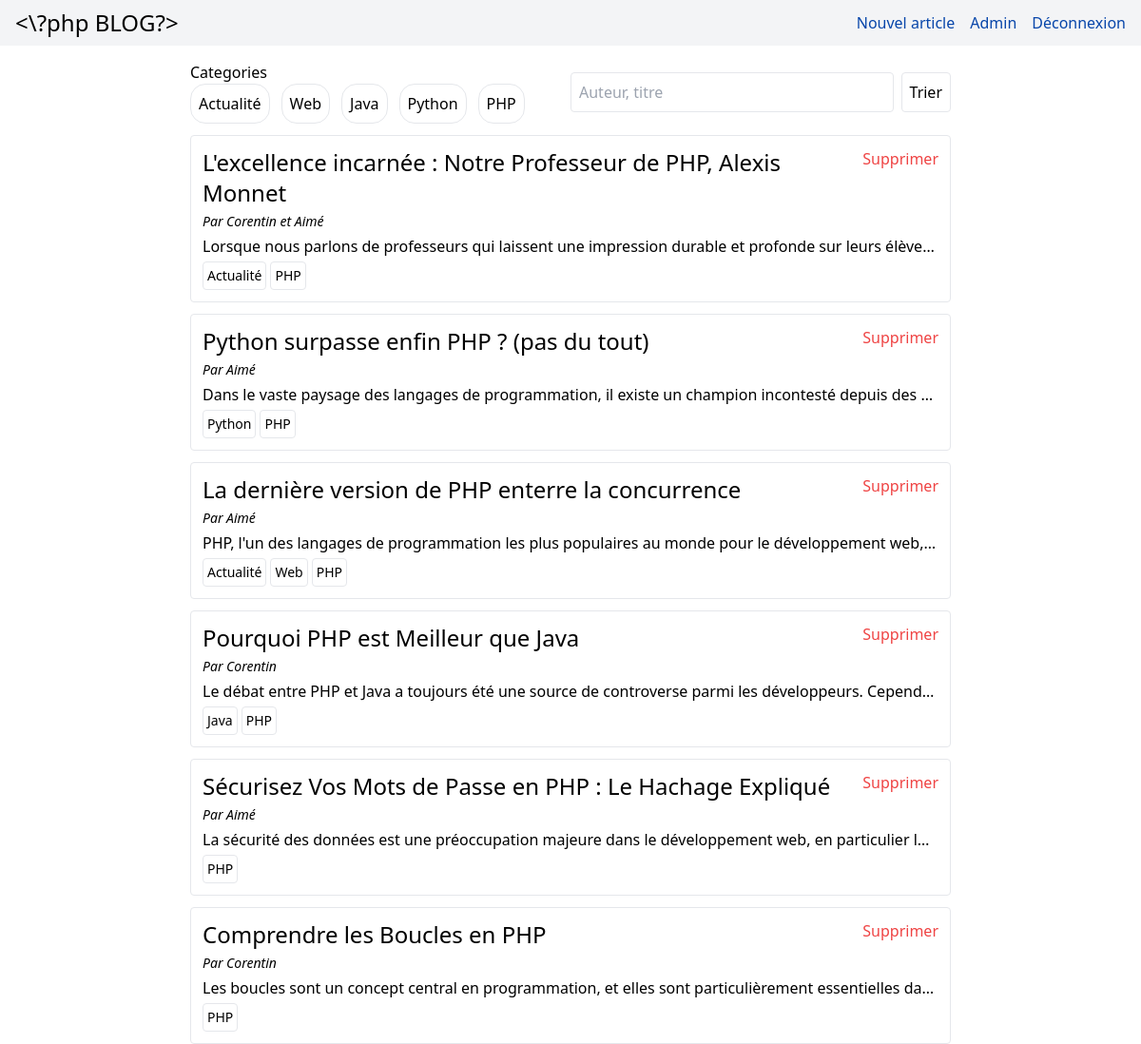
The app's page /index.php (signed in) with its own data.
### tables this page shows
CREATE TABLE IF NOT EXISTS `categorie` (
  `id` int NOT NULL AUTO_INCREMENT,
  `nom` varchar(20) NOT NULL,
  PRIMARY KEY (`id`)
);

CREATE TABLE IF NOT EXISTS `article` (
  `id` int NOT NULL AUTO_INCREMENT,
  `titre` varchar(100) NOT NULL,
  `description` text NOT NULL,
  `id_user` int NOT NULL,
  PRIMARY KEY (`id`)
);

CREATE TABLE IF NOT EXISTS `user` (
  `id` int NOT NULL AUTO_INCREMENT,
  `email` text NOT NULL,
  `pseudo` varchar(20) DEFAULT '',
  `mdp` varchar(300) NOT NULL,
  `admin` tinyint(1) NOT NULL,
  PRIMARY KEY (`id`)
);

### traitement/sql.php (called while the page is built, shortened)
<?php
  function get_user_by_id($id) {
    require "config.php";
    $sql = $connexion->prepare("SELECT * FROM user WHERE id=?");
    $sql->execute([$id]);
    $row = $sql->fetch(PDO::FETCH_ASSOC);
    if ($row) {
        return $row;
    } else {
        return false;
    }
  }
  function get_articles() {
    require "config.php";
    $sql = "SELECT * FROM article ORDER BY id DESC";
    $rows = $connexion->query($sql);
    if($rows) {
      return $rows;
    } else {
      return false;
    }
  }
function get_categories() {
  require "config.php";
  $sql = "SELECT * FROM categorie";
  $rows = $connexion->query($sql);
  if($rows) {
    return $rows;
  } else {
    return false;
  }
}
function get_categories_from_article($id_article) {
  require "config.php";
  $sql = "SELECT c.* FROM categorie c JOIN lien_categorie_article l ON c.id=l.id_categorie WHERE l.id_article=".$id_article;
  $rows = $connexion->query($sql);
  if($rows) {
    return $rows;
  } else {
    return false;
  }
}
?>

### index.php (the view, shortened to what this page needs)
<?php
  require "./structure/header.php";
  require "./traitement/sql.php";
?>
<div class="flex flex-col gap-3 items-center">
  <div class="w-8/12">
    <form class="flex justify-between gap-2" method="GET" role="search" aria-label="formulaire de recherche">
        <fieldset id="categories" class="flex flex-wrap gap-3" aria-labelledby="category-label">
            <legend id="category-label">Categories</legend>
            <?php
            $categories = get_categories();
            if($categories!==false) {
                foreach($categories as $categorie) {
                    if(isset($_GET['categories']) && in_array($categorie['id'], $_GET['categories'])) {
                        $checked = "checked";
                    } else {
                        $checked = "";
                    }
                    echo "<input type='checkbox' name='categories[]' value='". $categorie['id'] ."' id='". $categorie['nom'] ."' class='hidden' ".$checked." aria-labelledby='category-label'/>
          <label for='". $categorie['nom'] ."' class='border rounded-2xl p-2 select-none transition-all duration-200 flex justify-center items-center hover:bg-blue-100 hover:cursor-pointer'>". $categorie['nom'] ."</label>";
                }
            } else {
                echo "<p class='text-red-500'>Erreur dans le chargement des catégories</p>";
            }
            ?>
        </fieldset>
        <div class="flex justify-end gap-2 w-1/2">
            <?php
            if(isset($_GET['titre'])) {
                $titre = $_GET['titre'];
            } else {
                $titre = "";
            }
            ?>
            <input type="text" name="recherche" class="border w-full rounded h-fit p-2 self-center" placeholder="Auteur, titre" value="<?php echo $titre ?>" aria-label="Recherche par auteur, titre, contenu..."/>
            <button type="submit" class="border h-fit p-2 self-center rounded" aria-label="Submit button">Trier</button>
        </div>
    </form>
</div>
  <?php
    if(isset($_GET['categories']) && isset($_GET['titre'])) {
      $articles = get_articles_from_categories_and_titre_and_auteur($_GET['categories'], $_GET['recherche']);
    } else if(isset($_GET['categories'])) {
      $articles = get_articles_from_categories_and_titre_and_auteur($_GET['categories'], "");
    } else if(isset($_GET['titre'])) {
      $articles = get_articles_from_categories_and_titre_and_auteur([], $_GET['titre']);
    } else {
      $articles = get_articles();
    }
    foreach($articles as $article) {
      $url = "/pages/article.php?id=".$article['id'];
      echo "<a href=$url class='w-8/12 rounded border p-3 flex flex-col gap-1 hover:border-blue-500'>
        <div class='flex justify-between'>
        <h2 class='text-2xl'>".$article['titre']."</h2>";
      if(isset($_SESSION['id_user'])) {
        if($_SESSION['is_admin']=="1" || $article['id_user']==$_SESSION['id_user']) {
          echo "<form method='POST' action='./traitement/traitement_forms.php'><input type='hidden' name='id' value='".$article['id']."'/><button type='submit' name='form_name' value='supprimerarticle_form' class='text-red-500 self-end hover:underline'>Supprimer</button></form>";
        }
      }
      echo "</div><p class='italic text-sm'>Par ";
      $user = get_user_by_id($article['id_user']);
      if(!empty($user['pseudo'])) {
        echo $user['pseudo'];
      } else {
        echo $user['email'];
      }
      echo "</p>
        <p class='overflow-hidden whitespace-nowrap text-ellipsis'>".$article['description']."</p>";
      $categories = get_categories_from_article($article['id']);
      if($categories!==false) {
        echo "<div class='flex gap-1'>";
        foreach($categories as $categorie) {
          echo "<div class='border text-sm w-fit p-1 rounded'>".$categorie['nom']."</div>";
        }
        echo "</div>";
      }
      echo "</a>";
    }
  ?>
</div>
<?php require("./structure/footer.php"); ?>

### records on screen
categorie: nom "Actualité"
categorie: nom "Web"
categorie: nom "Java"
categorie: nom "Python"
categorie: nom "PHP"
article: titre "L'excellence incarnée : Notre Professeur de PHP, Alexis Monnet", id_user.pseudo "Corentin et Aimé", description "Lorsque nous parlons de professeurs qui laissent une impression durable et profonde sur leurs élève…"
article: titre "Python surpasse enfin PHP ? (pas du tout)", id_user.pseudo "Aimé", description "Dans le vaste paysage des langages de programmation, il existe un champion incontesté depuis des…"
article: titre "La dernière version de PHP enterre la concurrence", id_user.pseudo "Aimé", description "PHP, l'un des langages de programmation les plus populaires au monde pour le développement web,…"
article: titre "Pourquoi PHP est Meilleur que Java", id_user.pseudo "Corentin", description "Le débat entre PHP et Java a toujours été une source de controverse parmi les développeurs. Cepend…"
article: titre "Sécurisez Vos Mots de Passe en PHP : Le Hachage Expliqué", id_user.pseudo "Aimé", description "La sécurité des données est une préoccupation majeure dans le développement web, en particulier l…"
article: titre "Comprendre les Boucles en PHP", id_user.pseudo "Corentin", description "Les boucles sont un concept central en programmation, et elles sont particulièrement essentielles da…"
